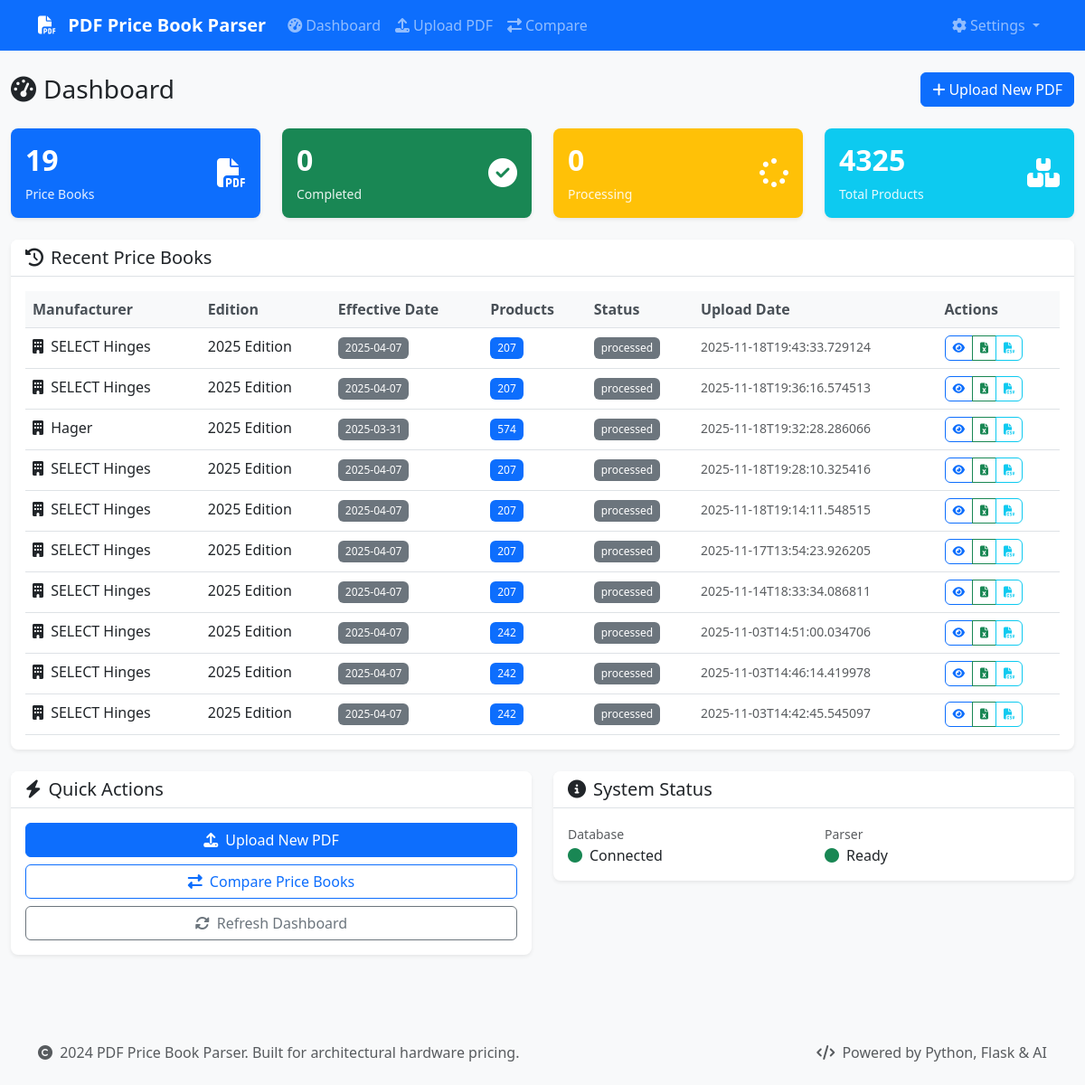
The page / on the database its author committed.
### database/models.py (models this page shows)
class Manufacturer(Base):
    __tablename__ = 'manufacturers'
    id = Column(Integer, primary_key=True)
    name = Column(String(255), nullable=False)
    code = Column(String(50), unique=True, nullable=False)
    created_at = Column(DateTime, default=datetime.utcnow)
    price_books = relationship("PriceBook", back_populates="manufacturer")
    product_families = relationship("ProductFamily", back_populates="manufacturer")
    finishes = relationship("Finish", back_populates="manufacturer")

class PriceBook(Base):
    __tablename__ = 'price_books'
    id = Column(Integer, primary_key=True)
    manufacturer_id = Column(Integer, ForeignKey('manufacturers.id'), nullable=False)
    edition = Column(String(100))
    effective_date = Column(Date)
    upload_date = Column(DateTime, default=datetime.utcnow)
    file_path = Column(Text)
    file_size = Column(Integer)
    status = Column(String(50), default='processing')  # processing, completed, failed
    parsing_notes = Column(Text)
    manufacturer = relationship("Manufacturer", back_populates="price_books")
    products = relationship("Product", back_populates="price_book", cascade="all, delete-orphan")

### app.py (the view)
@app.route('/')
def index():
    try:
        price_books = price_book_manager.list_price_books()
        return render_template('dashboard.html', price_books=price_books)
    except Exception as e:
        logger.error(f"Error loading dashboard: {e}")
        flash('Error loading dashboard', 'error')
        return render_template('dashboard.html', price_books=[])

### database/manager.py (called while the page is built)
    def get_session(self) -> Session:
        return self.db_manager.get_session()

    def list_price_books(self, manufacturer_id: int = None) -> List[Dict[str, Any]]:
        session = self.get_session()
        try:
            query = session.query(PriceBook).join(Manufacturer)
            if manufacturer_id:
                query = query.filter(PriceBook.manufacturer_id == manufacturer_id)
            price_books = query.order_by(PriceBook.upload_date.desc()).all()
            return [self.get_price_book_summary(pb.id) for pb in price_books]
        finally:
            session.close()

### database/models.py (called while the page is built)
    def get_session(self):
        return self.SessionLocal()

### templates/dashboard.html (shortened to what this page needs)
{% extends "base.html" %}
{% block content %}
<div class="row">
    <div class="col-12">
        <div class="d-flex justify-content-between align-items-center mb-4">
            <h1 class="h3 mb-0">
                <i class="fas fa-tachometer-alt me-2"></i>Dashboard
            </h1>
            <a href="{{ url_for('upload_pdf') }}" class="btn btn-primary">
                <i class="fas fa-plus me-1"></i>Upload New PDF
            </a>
        </div>
    </div>
</div>
<div class="row mb-4">
    <div class="col-md-3">
        <div class="card bg-primary text-white">
            <div class="card-body">
                <div class="d-flex justify-content-between">
                    <div>
                        <h4 class="card-title">{{ price_books|length }}</h4>
                        <p class="card-text">Price Books</p>
                    </div>
                    <div class="align-self-center">
                        <i class="fas fa-file-pdf fa-2x"></i>
                    </div>
                </div>
            </div>
        </div>
    </div>
    <div class="col-md-3">
        <div class="card bg-success text-white">
            <div class="card-body">
                <div class="d-flex justify-content-between">
                    <div>
                        <h4 class="card-title">{{ price_books|selectattr('status', 'equalto', 'completed')|list|length }}</h4>
                        <p class="card-text">Completed</p>
                    </div>
                    <div class="align-self-center">
                        <i class="fas fa-check-circle fa-2x"></i>
                    </div>
                </div>
            </div>
        </div>
    </div>
    <div class="col-md-3">
        <div class="card bg-warning text-white">
            <div class="card-body">
                <div class="d-flex justify-content-between">
                    <div>
                        <h4 class="card-title">{{ price_books|selectattr('status', 'equalto', 'processing')|list|length }}</h4>
                        <p class="card-text">Processing</p>
                    </div>
                    <div class="align-self-center">
                        <i class="fas fa-spinner fa-2x"></i>
                    </div>
                </div>
            </div>
        </div>
    </div>
    <div class="col-md-3">
        <div class="card bg-info text-white">
            <div class="card-body">
                <div class="d-flex justify-content-between">
                    <div>
                        <h4 class="card-title">{{ price_books|sum(attribute='product_count') }}</h4>
                        <p class="card-text">Total Products</p>
                    </div>
                    <div class="align-self-center">
                        <i class="fas fa-boxes fa-2x"></i>
                    </div>
                </div>
            </div>
        </div>
    </div>
</div>
<div class="row">
    <div class="col-12">
        <div class="card">
            <div class="card-header">
                <h5 class="card-title mb-0">
                    <i class="fas fa-history me-2"></i>Recent Price Books
                </h5>
            </div>
            <div class="card-body">
                {% if price_books %}
                    <div class="table-responsive">
                        <table class="table table-hover">
                            <thead>
                                <tr>
                                    <th>Manufacturer</th>
                                    <th>Edition</th>
                                    <th>Effective Date</th>
                                    <th>Products</th>
                                    <th>Status</th>
                                    <th>Upload Date</th>
                                    <th>Actions</th>
                                </tr>
                            </thead>
                            <tbody>
                                {% for book in price_books[:10] %}
                                <tr>
                                    <td>
                                        <i class="fas fa-building me-1"></i>
                                        {{ book.manufacturer }}
                                    </td>
                                    <td>{{ book.edition or 'N/A' }}</td>
                                    <td>
                                        {% if book.effective_date %}
                                            <span class="badge bg-secondary">{{ book.effective_date }}</span>
                                        {% else %}
                                            <span class="text-muted">N/A</span>
                                        {% endif %}
                                    </td>
                                    <td>
                                        <span class="badge bg-primary">{{ book.product_count }}</span>
                                    </td>
                                    <td>
                                        {% if book.status == 'completed' %}
                                            <span class="badge bg-success">
                                                <i class="fas fa-check me-1"></i>Completed
                                            </span>
                                        {% elif book.status == 'processing' %}
                                            <span class="badge bg-warning">
                                                <i class="fas fa-spinner me-1"></i>Processing
                                            </span>
                                        {% elif book.status == 'failed' %}
                                            <span class="badge bg-danger">
                                                <i class="fas fa-times me-1"></i>Failed
                                            </span>
                                        {% else %}
                                            <span class="badge bg-secondary">{{ book.status }}</span>
                                        {% endif %}
                                    </td>
                                    <td>
                                        <small class="text-muted">{{ book.upload_date }}</small>
                                    </td>
                                    <td>
                                        <div class="btn-group btn-group-sm" role="group">
                                            <a href="{{ url_for('preview', price_book_id=book.id) }}"
                                               class="btn btn-outline-primary" title="Preview">
                                                <i class="fas fa-eye"></i>
                                            </a>
                                            <a href="{{ url_for('export', price_book_id=book.id, format='excel') }}"
                                               class="btn btn-outline-success" title="Export Excel">
                                                <i class="fas fa-file-excel"></i>
                                            </a>
                                            <a href="{{ url_for('export', price_book_id=book.id, format='csv') }}"
                                               class="btn btn-outline-info" title="Export CSV">
                                                <i class="fas fa-file-csv"></i>
                                            </a>
                                        </div>
                                    </td>
                                </tr>
                                {% endfor %}
                            </tbody>
                        </table>
                    </div>
                {% endif %}
            </div>
        </div>
    </div>
</div>
<div class="row mt-4">
    <div class="col-md-6">
        <div class="card">
            <div class="card-header">
                <h5 class="card-title mb-0">
                    <i class="fas fa-bolt me-2"></i>Quick Actions
                </h5>
            </div>
            <div class="card-body">
                <div class="d-grid gap-2">
                    <a href="{{ url_for('upload_pdf') }}" class="btn btn-primary">
                        <i class="fas fa-upload me-2"></i>Upload New PDF
                    </a>
                    <a href="{{ url_for('compare') }}" class="btn btn-outline-primary">
                        <i class="fas fa-exchange-alt me-2"></i>Compare Price Books
                    </a>
                    <button class="btn btn-outline-secondary" onclick="refreshDashboard()">
                        <i class="fas fa-sync-alt me-2"></i>Refresh Dashboard
                    </button>
                </div>
            </div>
        </div>
    </div>
    <div class="col-md-6">
        <div class="card">
            <div class="card-header">
                <h5 class="card-title mb-0">
                    <i class="fas fa-info-circle me-2"></i>System Status
                </h5>
            </div>
            <div class="card-body">
                <div class="row">
                    <div class="col-6">
                        <small class="text-muted">Database</small>
                        <div class="d-flex align-items-center">
                            <i class="fas fa-circle text-success me-2"></i>
                            <span>Connected</span>
                        </div>
                    </div>
                    <div class="col-6">
                        <small class="text-muted">Parser</small>
                        <div class="d-flex align-items-center">
                            <i class="fas fa-circle text-success me-2"></i>
                            <span>Ready</span>
                        </div>
                    </div>
                </div>
            </div>
        </div>
    </div>
</div>
{% endblock %}

### static/css/style.css (style rules this page uses)
:root { --primary-color: #0d6efd; --secondary-color: #6c757d; --success-color: #198754; --danger-color: #dc3545; --warning-color: #ffc107; --info-color: #0dcaf0; --light-color: #f8f9fa; --dark-color: #212529; }
body { font-family: 'Segoe UI', Tahoma, Geneva, Verdana, sans-serif; background-color: #f8f9fa; }
.card { border: none; box-shadow: 0 0.125rem 0.25rem rgba(0, 0, 0, 0.075); border-radius: 0.5rem; transition: box-shadow 0.15s ease-in-out; }
.card-header { background-color: #fff; border-bottom: 1px solid #dee2e6; border-radius: 0.5rem 0.5rem 0 0 !important; font-weight: 600; }
.btn { border-radius: 0.375rem; font-weight: 500; transition: all 0.15s ease-in-out; }
.btn-group-sm .btn { padding: 0.25rem 0.5rem; font-size: 0.75rem; }
.table { margin-bottom: 0; }
.table th { border-top: none; font-weight: 600; color: #495057; background-color: #f8f9fa; }
.badge { font-size: 0.75em; font-weight: 500; padding: 0.375rem 0.5rem; }
.card.bg-primary, .card.bg-success, .card.bg-warning, .card.bg-info, .card.bg-danger { border: none; }
.card.bg-primary .card-title, .card.bg-success .card-title, .card.bg-warning .card-title, .card.bg-info .card-title, .card.bg-danger .card-title { font-size: 2rem; font-weight: 700; margin-bottom: 0.5rem; }
.card.bg-primary .card-text, .card.bg-success .card-text, .card.bg-warning .card-text, .card.bg-info .card-text, .card.bg-danger .card-text { font-size: 0.875rem; opacity: 0.9; margin-bottom: 0; }

### rows shown on the page
Manufacturer: manufacturer "SELECT Hinges" "SELECT Hinges" "SELECT Hinges" "SELECT Hinges" "SELECT Hinges" "SELECT Hinges" "SELECT Hinges" "SELECT Hinges" "SELECT Hinges"
PriceBook: edition "2025 Edition", status "processed"
PriceBook: edition "2025 Edition", status "processed"
Manufacturer: manufacturer "Hager"
PriceBook: edition "2025 Edition", status "processed"
PriceBook: edition "2025 Edition", status "processed"
PriceBook: edition "2025 Edition", status "processed"
PriceBook: edition "2025 Edition", status "processed"
PriceBook: edition "2025 Edition", status "processed"
PriceBook: edition "2025 Edition", status "processed"
PriceBook: edition "2025 Edition", status "processed"
PriceBook: edition "2025 Edition", status "processed"

### other values the page prints
{{ price_books|length }} "19"
{{ price_books|selectattr('status', 'equalto', 'completed')|list|length }} "0"
{{ price_books|selectattr('status', 'equalto', 'processing')|list|length }} "0"
{{ price_books|sum(attribute='product_count') }} "4325"
{{ book.effective_date }} "2025-04-07" "2025-04-07" "2025-03-31" "2025-04-07" "2025-04-07" "2025-04-07" "2025-04-07" "2025-04-07" "2025-04-07" "2025-04-07"
{{ book.product_count }} "207" "207" "574" "207" "207" "207" "207" "242" "242" "242"
{{ book.upload_date }} "2025-11-18T19:43:33.729124" "2025-11-18T19:36:16.574513" "2025-11-18T19:32:28.286066" "2025-11-18T19:28:10.325416" "2025-11-18T19:14:11.548515" "2025-11-17T13:54:23.926205" "2025-11-14T18:33:34.086811" "2025-11-03T14:51:00.034706" "2025-11-03T14:46:14.419978" "2025-11-03T14:42:45.545097"
